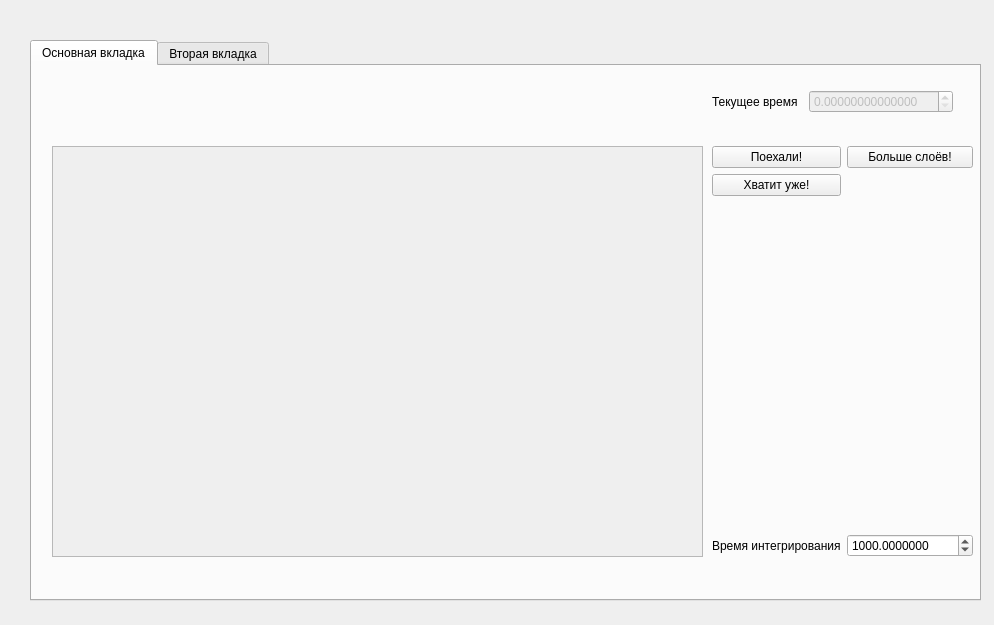
<?xml version="1.0" encoding="UTF-8"?>
<ui version="4.0">
 <class>NeuronMainWidget</class>
 <widget class="QWidget" name="NeuronMainWidget">
  <property name="geometry">
   <rect>
    <x>0</x>
    <y>0</y>
    <width>994</width>
    <height>625</height>
   </rect>
  </property>
  <property name="windowTitle">
   <string>Form</string>
  </property>
  <widget class="QTabWidget" name="main_tab_wdget">
   <property name="geometry">
    <rect>
     <x>30</x>
     <y>40</y>
     <width>951</width>
     <height>561</height>
    </rect>
   </property>
   <property name="currentIndex">
    <number>0</number>
   </property>
   <widget class="QWidget" name="tab">
    <attribute name="title">
     <string>Основная вкладка</string>
    </attribute>
    <widget class="QScrollArea" name="scrollArea">
     <property name="geometry">
      <rect>
       <x>20</x>
       <y>80</y>
       <width>651</width>
       <height>411</height>
      </rect>
     </property>
     <property name="widgetResizable">
      <bool>true</bool>
     </property>
     <widget class="QWidget" name="scrollAreaWidgetContents">
      <property name="geometry">
       <rect>
        <x>0</x>
        <y>0</y>
        <width>649</width>
        <height>409</height>
       </rect>
      </property>
     </widget>
    </widget>
    <widget class="QWidget" name="gridLayoutWidget">
     <property name="geometry">
      <rect>
       <x>680</x>
       <y>80</y>
       <width>261</width>
       <height>411</height>
      </rect>
     </property>
     <layout class="QGridLayout" name="gridLayout">
      <item row="0" column="1">
       <widget class="QPushButton" name="add_layer_btn">
        <property name="text">
         <string>Больше слоёв!</string>
        </property>
       </widget>
      </item>
      <item row="2" column="0">
       <spacer name="verticalSpacer">
        <property name="orientation">
         <enum>Qt::Vertical</enum>
        </property>
        <property name="sizeHint" stdset="0">
         <size>
          <width>20</width>
          <height>40</height>
         </size>
        </property>
       </spacer>
      </item>
      <item row="2" column="1">
       <spacer name="verticalSpacer_2">
        <property name="orientation">
         <enum>Qt::Vertical</enum>
        </property>
        <property name="sizeHint" stdset="0">
         <size>
          <width>20</width>
          <height>40</height>
         </size>
        </property>
       </spacer>
      </item>
      <item row="0" column="0">
       <widget class="QPushButton" name="start_btn">
        <property name="text">
         <string>Поехали!</string>
        </property>
       </widget>
      </item>
      <item row="1" column="0">
       <widget class="QPushButton" name="stop_btn">
        <property name="text">
         <string>Хватит уже!</string>
        </property>
       </widget>
      </item>
      <item row="3" column="0">
       <widget class="QLabel" name="label">
        <property name="text">
         <string>Время интегрирования</string>
        </property>
       </widget>
      </item>
      <item row="3" column="1">
       <widget class="QDoubleSpinBox" name="integrating_time_sb">
        <property name="decimals">
         <number>7</number>
        </property>
        <property name="maximum">
         <double>99999999999.000000000000000</double>
        </property>
        <property name="value">
         <double>1000.000000000000000</double>
        </property>
       </widget>
      </item>
     </layout>
    </widget>
    <widget class="QWidget" name="horizontalLayoutWidget">
     <property name="geometry">
      <rect>
       <x>680</x>
       <y>10</y>
       <width>241</width>
       <height>51</height>
      </rect>
     </property>
     <layout class="QHBoxLayout" name="horizontalLayout">
      <item>
       <widget class="QLabel" name="label_2">
        <property name="text">
         <string>Текущее время</string>
        </property>
       </widget>
      </item>
      <item>
       <widget class="QDoubleSpinBox" name="doubleSpinBox">
        <property name="enabled">
         <bool>false</bool>
        </property>
        <property name="decimals">
         <number>14</number>
        </property>
        <property name="maximum">
         <double>999999999.000000000000000</double>
        </property>
       </widget>
      </item>
     </layout>
    </widget>
   </widget>
   <widget class="QWidget" name="tab_2">
    <attribute name="title">
     <string>Вторая вкладка</string>
    </attribute>
   </widget>
  </widget>
 </widget>
 <resources/>
 <connections/>
</ui>
